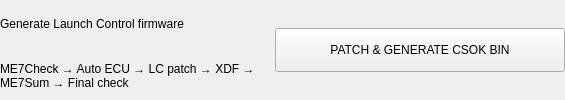
     <widget class="QFrame" name="actionFrame">
      <layout class="QHBoxLayout" name="actionLayout" stretch="1,0,0">
       <property name="leftMargin">
        <number>0</number>
       </property>
       <property name="topMargin">
        <number>0</number>
       </property>
       <property name="rightMargin">
        <number>0</number>
       </property>
       <property name="bottomMargin">
        <number>0</number>
       </property>
       <property name="spacing">
        <number>12</number>
       </property>
       <item>
        <widget class="QWidget" name="actionDescription">
         <layout class="QVBoxLayout" name="actionDescriptionLayout">
          <property name="leftMargin">
           <number>0</number>
          </property>
          <property name="topMargin">
           <number>0</number>
          </property>
          <property name="rightMargin">
           <number>0</number>
          </property>
          <property name="bottomMargin">
           <number>0</number>
          </property>
          <property name="spacing">
           <number>4</number>
          </property>
          <item>
           <widget class="QLabel" name="actionTitleLabel">
            <property name="text">
             <string>Generate Launch Control firmware</string>
            </property>
            <property name="role" stdset="0">
             <string>fieldLabel</string>
            </property>
           </widget>
          </item>
          <item>
           <widget class="QLabel" name="pipelineLabel">
            <property name="text">
             <string>ME7Check → Auto ECU → LC patch → XDF → ME7Sum → Final check</string>
            </property>
            <property name="role" stdset="0">
             <string>muted</string>
            </property>
            <property name="wordWrap">
             <bool>true</bool>
            </property>
           </widget>
          </item>
         </layout>
        </widget>
       </item>
       <item>
        <spacer name="spacer7">
         <property name="orientation">
          <enum>Qt::Horizontal</enum>
         </property>
         <property name="sizeHint">
          <size>
           <width>8</width>
           <height>8</height>
          </size>
         </property>
        </spacer>
       </item>
       <item>
        <widget class="QPushButton" name="patchButton">
         <property name="text">
          <string>PATCH &amp;&amp; GENERATE CSOK BIN</string>
         </property>
         <property name="minimumSize">
          <size>
           <width>290</width>
           <height>44</height>
          </size>
         </property>
        </widget>
       </item>
      </layout>
     </widget>
